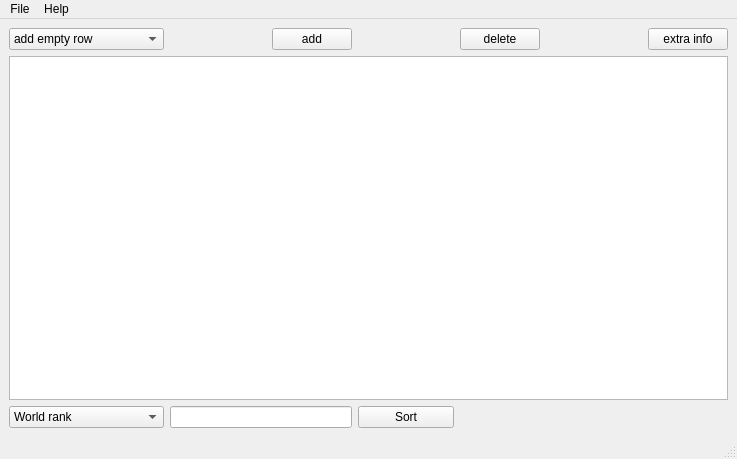
<?xml version="1.0" encoding="UTF-8"?>
<ui version="4.0">
 <class>MainWindow</class>
 <widget class="QMainWindow" name="MainWindow">
  <property name="geometry">
   <rect>
    <x>0</x>
    <y>0</y>
    <width>737</width>
    <height>459</height>
   </rect>
  </property>
  <property name="windowTitle">
   <string>MainWindow</string>
  </property>
  <widget class="QWidget" name="centralwidget">
   <layout class="QGridLayout" name="gridLayout">
    <item row="0" column="0">
     <widget class="QComboBox" name="comboBox_2">
      <item>
       <property name="text">
        <string>add empty row</string>
       </property>
      </item>
      <item>
       <property name="text">
        <string>add row with filled data</string>
       </property>
      </item>
     </widget>
    </item>
    <item row="0" column="1">
     <spacer name="horizontalSpacer_2">
      <property name="orientation">
       <enum>Qt::Horizontal</enum>
      </property>
      <property name="sizeHint" stdset="0">
       <size>
        <width>40</width>
        <height>20</height>
       </size>
      </property>
     </spacer>
    </item>
    <item row="1" column="0" colspan="7">
     <widget class="QTableView" name="tableView"/>
    </item>
    <item row="0" column="4">
     <widget class="QPushButton" name="pushButton_3">
      <property name="text">
       <string>delete</string>
      </property>
     </widget>
    </item>
    <item row="0" column="6">
     <widget class="QPushButton" name="pushButton_4">
      <property name="text">
       <string>extra info</string>
      </property>
     </widget>
    </item>
    <item row="0" column="2">
     <widget class="QPushButton" name="pushButton_2">
      <property name="styleSheet">
       <string notr="true"/>
      </property>
      <property name="text">
       <string>add</string>
      </property>
     </widget>
    </item>
    <item row="2" column="0">
     <widget class="QComboBox" name="comboBox">
      <item>
       <property name="text">
        <string>World rank</string>
       </property>
      </item>
      <item>
       <property name="text">
        <string>Name</string>
       </property>
      </item>
      <item>
       <property name="text">
        <string>Country</string>
       </property>
      </item>
      <item>
       <property name="text">
        <string>National rank</string>
       </property>
      </item>
      <item>
       <property name="text">
        <string>Quality of education</string>
       </property>
      </item>
      <item>
       <property name="text">
        <string>Alumni employment</string>
       </property>
      </item>
      <item>
       <property name="text">
        <string>Quality of faculty</string>
       </property>
      </item>
      <item>
       <property name="text">
        <string>Publications</string>
       </property>
      </item>
      <item>
       <property name="text">
        <string>Influence</string>
       </property>
      </item>
      <item>
       <property name="text">
        <string>Citiations</string>
       </property>
      </item>
      <item>
       <property name="text">
        <string>Patents</string>
       </property>
      </item>
      <item>
       <property name="text">
        <string>Score</string>
       </property>
      </item>
      <item>
       <property name="text">
        <string>Year</string>
       </property>
      </item>
     </widget>
    </item>
    <item row="0" column="3">
     <spacer name="horizontalSpacer">
      <property name="orientation">
       <enum>Qt::Horizontal</enum>
      </property>
      <property name="sizeHint" stdset="0">
       <size>
        <width>40</width>
        <height>20</height>
       </size>
      </property>
     </spacer>
    </item>
    <item row="0" column="5">
     <spacer name="horizontalSpacer_3">
      <property name="orientation">
       <enum>Qt::Horizontal</enum>
      </property>
      <property name="sizeHint" stdset="0">
       <size>
        <width>40</width>
        <height>20</height>
       </size>
      </property>
     </spacer>
    </item>
    <item row="2" column="1" colspan="2">
     <widget class="QLineEdit" name="lineEdit"/>
    </item>
    <item row="2" column="3">
     <widget class="QPushButton" name="pushButton">
      <property name="text">
       <string>Sort</string>
      </property>
     </widget>
    </item>
   </layout>
  </widget>
  <widget class="QMenuBar" name="menubar">
   <property name="geometry">
    <rect>
     <x>0</x>
     <y>0</y>
     <width>737</width>
     <height>22</height>
    </rect>
   </property>
   <widget class="QMenu" name="menuHelp">
    <property name="title">
     <string>Help</string>
    </property>
    <addaction name="actionAbout_2"/>
   </widget>
   <widget class="QMenu" name="menuFile">
    <property name="title">
     <string>File</string>
    </property>
    <addaction name="actionOpen"/>
    <addaction name="actionSave"/>
    <addaction name="actionClose"/>
   </widget>
   <addaction name="menuFile"/>
   <addaction name="menuHelp"/>
  </widget>
  <widget class="QStatusBar" name="statusbar"/>
  <action name="actionAbout_2">
   <property name="checkable">
    <bool>false</bool>
   </property>
   <property name="text">
    <string>About</string>
   </property>
  </action>
  <action name="actiondasd">
   <property name="text">
    <string>dasd</string>
   </property>
  </action>
  <action name="actionadas">
   <property name="text">
    <string>adas</string>
   </property>
  </action>
  <action name="actionaaaa">
   <property name="text">
    <string>aaaa</string>
   </property>
  </action>
  <action name="actionaaaa_2">
   <property name="text">
    <string>aaaafff</string>
   </property>
  </action>
  <action name="actionSave">
   <property name="text">
    <string>Save</string>
   </property>
  </action>
  <action name="actionOpen">
   <property name="text">
    <string>Open</string>
   </property>
  </action>
  <action name="actionClose">
   <property name="text">
    <string>Close</string>
   </property>
  </action>
 </widget>
 <resources/>
 <connections/>
</ui>
